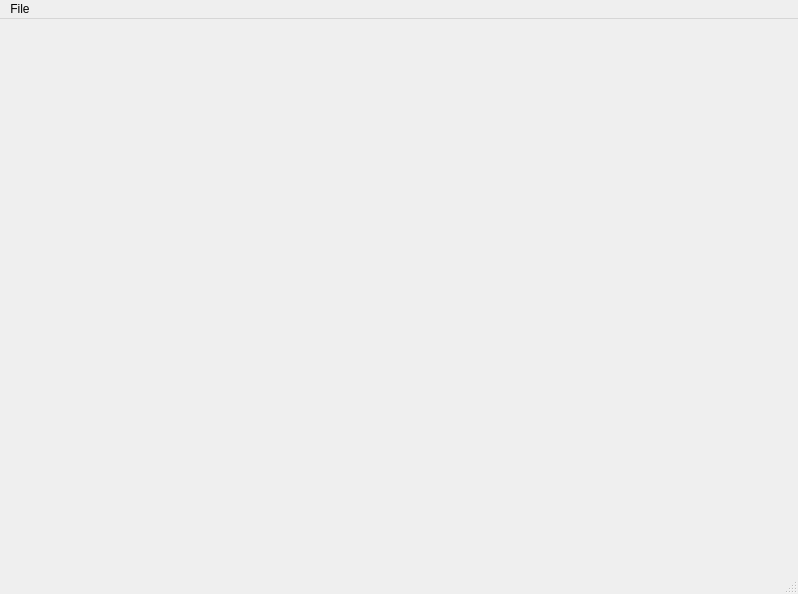
<?xml version="1.0" encoding="UTF-8"?>
<ui version="4.0">
 <class>MainWindow</class>
 <widget class="QMainWindow" name="MainWindow">
  <property name="geometry">
   <rect>
    <x>0</x>
    <y>0</y>
    <width>798</width>
    <height>594</height>
   </rect>
  </property>
  <property name="windowTitle">
   <string>MainWindow</string>
  </property>
  <widget class="QWidget" name="centralwidget"/>
  <widget class="QMenuBar" name="menubar">
   <property name="geometry">
    <rect>
     <x>0</x>
     <y>0</y>
     <width>798</width>
     <height>21</height>
    </rect>
   </property>
   <widget class="QMenu" name="menuFile">
    <property name="title">
     <string>File</string>
    </property>
    <addaction name="actionNew"/>
    <addaction name="actionOpen"/>
    <addaction name="actionSave_As"/>
    <addaction name="actionSave"/>
    <addaction name="separator"/>
    <addaction name="actionExit"/>
   </widget>
   <addaction name="menuFile"/>
  </widget>
  <widget class="QStatusBar" name="statusbar"/>
  <action name="actionNew">
   <property name="text">
    <string>New</string>
   </property>
   <property name="shortcut">
    <string>Ctrl+N</string>
   </property>
  </action>
  <action name="actionOpen">
   <property name="text">
    <string>Open</string>
   </property>
  </action>
  <action name="actionSave_As">
   <property name="text">
    <string>Save As</string>
   </property>
  </action>
  <action name="actionSave">
   <property name="text">
    <string>Save</string>
   </property>
  </action>
  <action name="actionExit">
   <property name="text">
    <string>Exit</string>
   </property>
  </action>
 </widget>
 <resources/>
 <connections/>
</ui>
